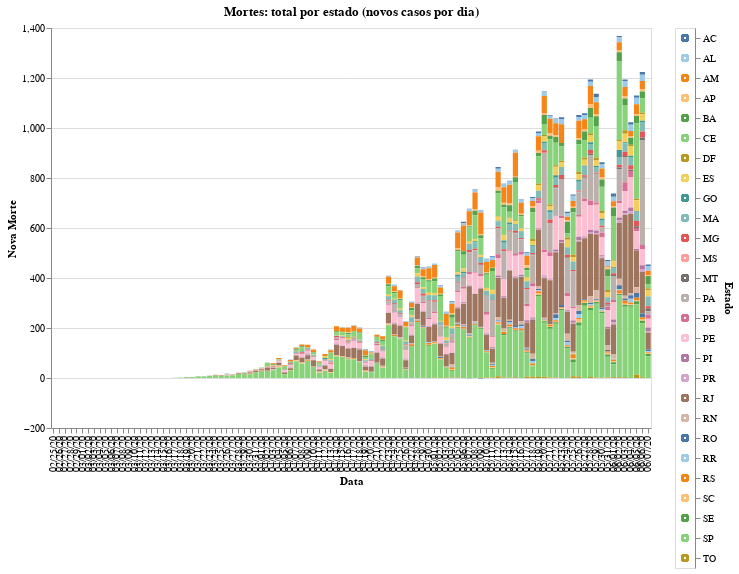

This figure's notebook cell:
### Code cell
#hide_input
opt = df[STATE_COLUMN].unique()
opt.sort()
input_dropdown = alt.binding_select(options=opt)
selection1 = alt.selection_single(fields=[STATE_COLUMN], bind=input_dropdown, name=' ')
selection2 = alt.selection_multi(fields=[STATE_COLUMN], on='mouseover')
color = alt.condition(selection1 | selection2,
                    alt.Color(STATE_COLUMN+':N', scale=alt.Scale(scheme='tableau20'), legend=None),
                    alt.value('lightgray'))

chart = alt.Chart(df).mark_bar().encode(
    x=alt.X(DATE_COLUMN+':O', axis=alt.Axis(title=DATE_COLUMN)),
    y=alt.Y(NEWDEATH_COLUMN, axis=alt.Axis(title=NEWDEATH_COLUMN)),
    color=color,
    tooltip=[DATE_COLUMN, STATE_COLUMN, NEWDEATH_COLUMN],
    order=alt.Order(
    STATE_COLUMN,
    sort='descending'
    )
).properties(
    title=DEATHS+": "+TOTAL_BY_STATE+' ('+NEW_CASES+')'
).add_selection(
    selection1, selection2
).transform_filter(
    selection1
)

legend = alt.Chart(df).mark_point().encode(
    y=alt.Y(STATE_COLUMN+':N', axis=alt.Axis(orient='right')),
    color=color
).add_selection(
    selection1, selection2
)

chart.properties(width=CHART_WIDTH, height=CHART_HEIGHT) | legend

### Figure 1 — Vega-Lite specification as saved in the notebook (floating-point values rounded to 4 significant figures; data arrays with more than 128 entries replaced by an {"elided": "..."} marker saying what was removed)
{"config": {"view": {"continuousWidth": 400, "continuousHeight": 300}}, "hconcat": [{"mark": "bar", "encoding": {"color": {"condition": {"type": "nominal", "field": "Estado", "legend": null, "scale": {"scheme": "tableau20"}, "selection": {"or": [" ", "selector002"]}}, "value": "lightgray"}, "order": {"type": "nominal", "field": "Estado", "sort": "descending"}, "tooltip": [{"type": "nominal", "field": "Data"}, {"type": "nominal", "field": "Estado"}, {"type": "quantitative", "field": "Nova Morte"}], "x": {"type": "ordinal", "axis": {"title": "Data"}, "field": "Data"}, "y": {"type": "quantitative", "axis": {"title": "Nova Morte"}, "field": "Nova Morte"}}, "height": 400, "selection": {" ": {"type": "single", "fields": ["Estado"], "bind": {"input": "select", "options": ["AC", "AL", "AM", "AP", "BA", "CE", "DF", "ES", "GO", "MA", "MG", "MS", "MT", "PA", "PB", "PE", "PI", "PR", "RJ", "RN", "RO", "RR", "RS", "SC", "SE", "SP", "TO"]}}, "selector002": {"type": "multi", "fields": ["Estado"], "on": "mouseover"}}, "title": "Mortes: total por estado (novos casos por dia)", "transform": [{"filter": {"selection": " "}}], "width": 600}, {"mark": "point", "encoding": {"color": {"condition": {"type": "nominal", "field": "Estado", "legend": null, "scale": {"scheme": "tableau20"}, "selection": {"or": [" ", "selector002"]}}, "value": "lightgray"}, "y": {"type": "nominal", "axis": {"orient": "right"}, "field": "Estado"}}, "selection": {" ": {"type": "single", "fields": ["Estado"], "bind": {"input": "select", "options": ["AC", "AL", "AM", "AP", "BA", "CE", "DF", "ES", "GO", "MA", "MG", "MS", "MT", "PA", "PB", "PE", "PI", "PR", "RJ", "RN", "RO", "RR", "RS", "SC", "SE", "SP", "TO"]}}, "selector002": {"type": "multi", "fields": ["Estado"], "on": "mouseover"}}}], "data": {"name": "data-745aea6bacde9746b31be385a8322dcb"}, "$schema": "https://vega.github.io/schema/vega-lite/v4.8.1.json", "datasets": {"data-745aea6bacde9746b31be385a8322dcb": {"elided": "2353 records"}}}
